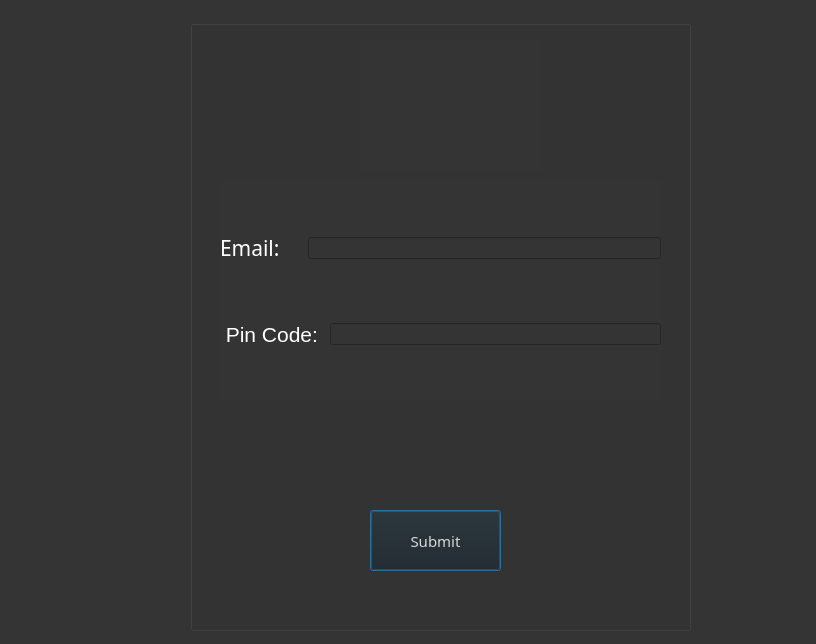
<?xml version="1.0" encoding="UTF-8"?>
<ui version="4.0">
 <class>Loginview</class>
 <widget class="QDialog" name="Loginview">
  <property name="geometry">
   <rect>
    <x>0</x>
    <y>0</y>
    <width>816</width>
    <height>644</height>
   </rect>
  </property>
  <property name="sizePolicy">
   <sizepolicy hsizetype="Minimum" vsizetype="Minimum">
    <horstretch>0</horstretch>
    <verstretch>0</verstretch>
   </sizepolicy>
  </property>
  <property name="windowTitle">
   <string>Dialog</string>
  </property>
  <property name="styleSheet">
   <string notr="true">background-color: rgb(52, 52, 52);</string>
  </property>
  <widget class="QGroupBox" name="groupBox">
   <property name="geometry">
    <rect>
     <x>190</x>
     <y>20</y>
     <width>501</width>
     <height>611</height>
    </rect>
   </property>
   <property name="sizePolicy">
    <sizepolicy hsizetype="Preferred" vsizetype="Preferred">
     <horstretch>0</horstretch>
     <verstretch>0</verstretch>
    </sizepolicy>
   </property>
   <property name="font">
    <font>
     <pointsize>26</pointsize>
     <italic>true</italic>
    </font>
   </property>
   <property name="title">
    <string/>
   </property>
   <property name="alignment">
    <set>Qt::AlignCenter</set>
   </property>
   <widget class="QLabel" name="Loginbanner">
    <property name="geometry">
     <rect>
      <x>170</x>
      <y>20</y>
      <width>181</width>
      <height>131</height>
     </rect>
    </property>
    <property name="text">
     <string/>
    </property>
    <property name="alignment">
     <set>Qt::AlignCenter</set>
    </property>
   </widget>
   <widget class="QPushButton" name="pushButton">
    <property name="geometry">
     <rect>
      <x>180</x>
      <y>490</y>
      <width>131</width>
      <height>61</height>
     </rect>
    </property>
    <property name="font">
     <font>
      <family>Segoe MDL2 Assets</family>
      <pointsize>11</pointsize>
      <italic>false</italic>
     </font>
    </property>
    <property name="cursor">
     <cursorShape>PointingHandCursor</cursorShape>
    </property>
    <property name="styleSheet">
     <string notr="true">background-color: rgb(29, 29, 29);
color: rgb(216, 216, 216);</string>
    </property>
    <property name="text">
     <string>Submit</string>
    </property>
   </widget>
   <widget class="QWidget" name="">
    <property name="geometry">
     <rect>
      <x>30</x>
      <y>160</y>
      <width>441</width>
      <height>221</height>
     </rect>
    </property>
    <layout class="QVBoxLayout" name="verticalLayout">
     <item>
      <layout class="QHBoxLayout" name="horizontalLayout_2">
       <item>
        <widget class="QLabel" name="label_3">
         <property name="font">
          <font>
           <family>Segoe Print</family>
           <pointsize>16</pointsize>
           <italic>false</italic>
          </font>
         </property>
         <property name="cursor">
          <cursorShape>ArrowCursor</cursorShape>
         </property>
         <property name="styleSheet">
          <string notr="true">color: rgb(255, 255, 255);</string>
         </property>
         <property name="text">
          <string>Email:    </string>
         </property>
        </widget>
       </item>
       <item>
        <widget class="QLineEdit" name="lineEdit_5">
         <property name="sizePolicy">
          <sizepolicy hsizetype="MinimumExpanding" vsizetype="Fixed">
           <horstretch>0</horstretch>
           <verstretch>0</verstretch>
          </sizepolicy>
         </property>
         <property name="styleSheet">
          <string notr="true">color: rgb(255, 255, 255);</string>
         </property>
         <property name="text">
          <string/>
         </property>
        </widget>
       </item>
      </layout>
     </item>
     <item>
      <layout class="QHBoxLayout" name="horizontalLayout">
       <item>
        <widget class="QLabel" name="label_2">
         <property name="font">
          <font>
           <pointsize>16</pointsize>
           <italic>false</italic>
          </font>
         </property>
         <property name="cursor">
          <cursorShape>ArrowCursor</cursorShape>
         </property>
         <property name="styleSheet">
          <string notr="true">color: rgb(255, 255, 255);</string>
         </property>
         <property name="text">
          <string> Pin Code: </string>
         </property>
        </widget>
       </item>
       <item>
        <widget class="QLineEdit" name="lineEdit_4">
         <property name="styleSheet">
          <string notr="true">color: rgb(255, 255, 255);</string>
         </property>
         <property name="text">
          <string/>
         </property>
        </widget>
       </item>
      </layout>
     </item>
    </layout>
   </widget>
  </widget>
 </widget>
 <tabstops>
  <tabstop>pushButton</tabstop>
 </tabstops>
 <resources/>
 <connections/>
</ui>
